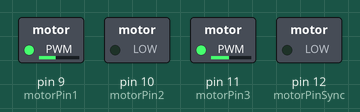
This sketch was run on a simulated Arduino Uno, built with avr-gcc and run on an emulated ATmega328P. Shown: switched loads named in the sketch (green lamp = pin HIGH).

Above: at 0.15 s.
Timing chart, 0 to 1.3 s (numbered marks = the images above):
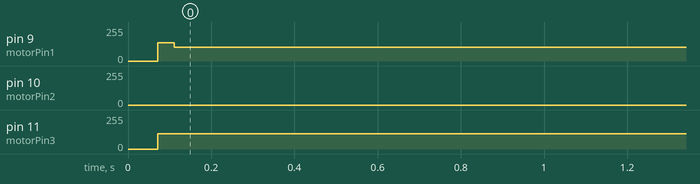

The sketch:

brldrive_3.ino
```cpp
enum {
  motorPin1=9,  motorPin2=10, motorPin3=11,  motorPinSync=12,
};


int pwmSin[] = {
  127,110, 94, 78, 64, 50, 37, 26, 17, 10,  4,  1,
    0,  1,  4, 10, 17, 26, 37, 50, 64, 78, 94,110,
  127,144,160,176,191,204,217,228,237,244,250,253,
  254,253,250,244,237,228,217,204,191,176,160,144
}; // array of PWM duty values for 8-bit timer - sine function

/*
int pwmSin[]={
 511, 444, 379, 315, 256, 200, 150, 106,  68,  39,  17,   4,
 0,   4,  17,  39,  68, 106, 150, 200, 256, 315, 379, 444,
 511, 578, 643, 707, 767, 822, 872, 916, 954, 983,1005,1018,
 1022,1018,1005, 983, 954, 916, 872, 822, 767, 707, 643, 578
 }; // array of PWM duty values for 10-bit timer - sine function
 */

int increment = 1; // direction
long motorDelayActual = 500;    // speed

int currentStepA=0;
int currentStepB=16;
int currentStepC=32;

long lastMotorDelayTime = 0;

void setup() {

  TCCR1B = TCCR1B & 0b11111000 | 0x01; // set PWM frequency @ 31250 Hz for Pins 9 and 10
  TCCR2B = TCCR2B & 0b11111000 | 0x01; // set PWM frequency @ 31250 Hz for Pins 11 and 3 (3 not used)
  ICR1 = 255 ; // 8 bit resolution
  //ICR1 = 1023 ; // 10 bit resolution


  pinMode(motorPin1, OUTPUT);
  pinMode(motorPin2, OUTPUT);
  pinMode(motorPin3, OUTPUT);
  pinMode(motorPinSync, OUTPUT);
}

int limit(int x, int lim)
{
  if (x >= lim) return x-lim;
  if (x <0) return x+lim;
  return x;
}

void loop()
{
  if((micros() - lastMotorDelayTime) <  motorDelayActual) return;

  lastMotorDelayTime = micros();

  if (currentStepA==0)  digitalWrite(motorPinSync, 1);
  else digitalWrite(motorPinSync, 0);

  analogWrite(motorPin1, pwmSin[currentStepA]);
  analogWrite(motorPin2, pwmSin[currentStepB]);
  analogWrite(motorPin3, pwmSin[currentStepC]);
  currentStepA = limit(currentStepA + increment, 48);
  currentStepB = limit(currentStepB + increment, 48);
  currentStepC = limit(currentStepC + increment, 48);
}
```

Measured:
- by itself, pin 9 (motorPin1): 0/255 → 105/255 at 0.07 s
- by itself, pin 11 (motorPin3): 0/255 → 114/255 at 0.07 s
